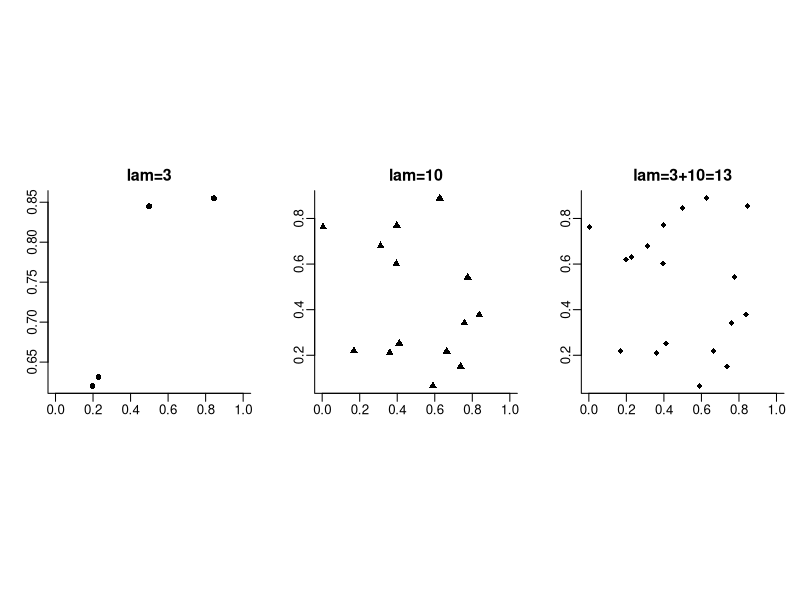

Source code (R):



lam1 = 3
N1=rpois(1,lam1)
Z1=matrix(runif(2*N1,0,1), nrow=N1, ncol=2)

lam2 = 10
N2=rpois(1,lam2)
Z2=matrix(runif(2*N2,0,1), nrow=N2, ncol=2)


Z = rbind(Z1,Z2)

pdf(file="fig_07_025.pdf", width=7, height=3.5)
par(mfrow=c(1,3), cex=0.8, mar=c(3,3,2,1), mgp=c(2,0.5,0), bty="L", pty="s")
plot(Z1[,1], Z1[,2], xlab="", ylab="", xlim=c(0,1), pch=16, cex=1, main="lam=3")
plot(Z2[,1], Z2[,2], xlab="", ylab="", xlim=c(0,1), pch=17, cex=1, main="lam=10")
plot(Z[,1], Z[,2], xlab="", ylab="", xlim=c(0,1), pch=18, cex=1, main="lam=3+10=13")
dev.off()
